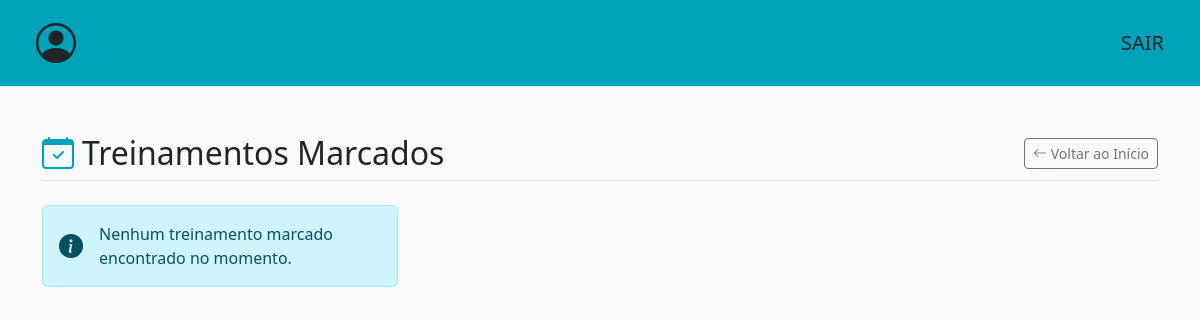
The app's page /listar-eventos-marcados/ (signed in), older data.
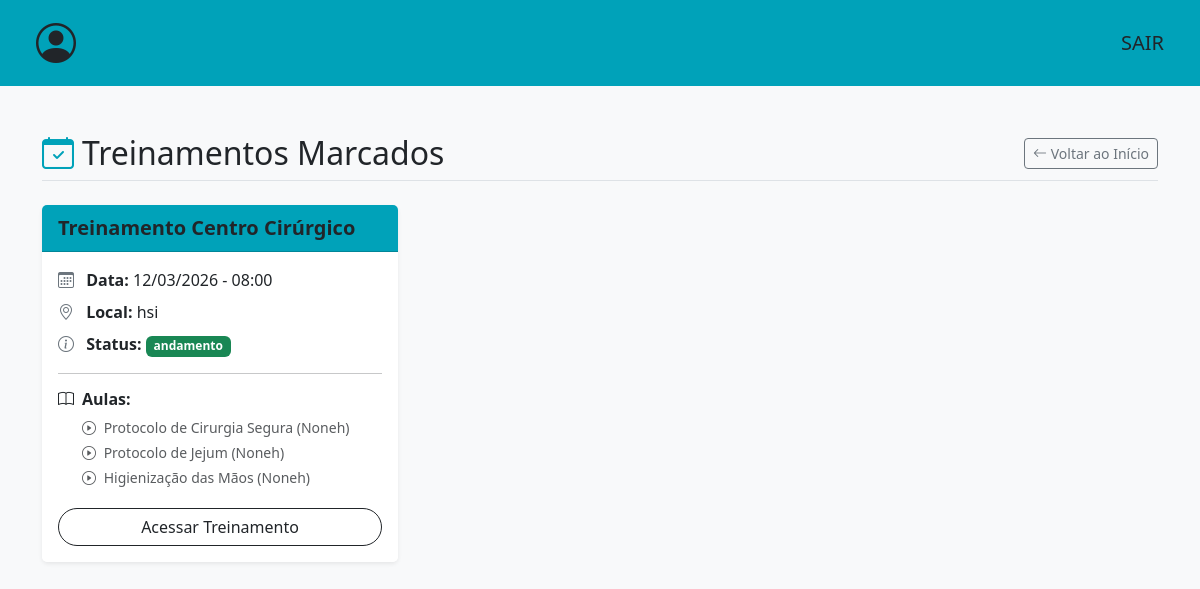
The same page, newer data.
### events/models.py (models this page shows, shortened)
class Treinamento(models.Model):
    opcoes_local = [
        ("AUDITORIO HSI","hsi"),
        ("AUDITORIO ADM CENTRAL","pupileira"),
    ]
    opcoes_status = [
        ("FINALIZADO","finalizado"),
        ("CANCELADO","cancelado"),
        ("MARCADO","marcado"),
        ("ANDAMENTO","andamento")
    ]
    nm_evento = models.CharField(max_length=100)
    data = models.DateTimeField()
    local = models.CharField(max_length=50,choices=opcoes_local)
    status = models.CharField(max_length=50,choices=opcoes_status)
    participantes = models.JSONField(default=list,blank=True)
    aulas = models.ManyToManyField(Aula, related_name='aulas')

class Aula(models.Model):
    nm_aula = models.CharField(max_length=150)
    descricao = models.CharField(max_length=200)
    palestrante = models.CharField(max_length=100)
    carga_horaria = models.TimeField(null=False)

### events/views.py (the view)
# urls.py: path('listar-eventos-marcados/',listar_treinamentos_marcados,name='listar-eventos-marcados'),
@login_required(login_url='/login')
def listar_treinamentos_marcados(request):
    lista_treinamentos = Treinamento.objects.filter(status__in=['MARCADO', 'ANDAMENTO'])
    return render(request,'events/listar-treinamento.html',{'treinamentos':lista_treinamentos})

### templates/events/listar-treinamento.html (shortened to what this page needs)
<!DOCTYPE html>
<html lang="pt-br">
<head>
    <link href="https://cdn.jsdelivr.net/npm/bootstrap@5.3.2/dist/css/bootstrap.min.css" rel="stylesheet">
    <link href="https://cdn.jsdelivr.net/npm/bootstrap-icons@1.11.1/font/bootstrap-icons.css" rel="stylesheet">
</head>
<body class="bg-light">
    {% include 'partials/navbar.html' %}
    <div class="container mt-5">
        <div class="d-flex justify-content-between align-items-center mb-4 border-bottom pb-2">
            <h2 class="m-0"><i class="bi bi-calendar-check text-custom-teal me-2"></i>Treinamentos Marcados</h2>
            <a href="{% url 'index' %}" class="btn btn-outline-secondary btn-sm">
                <i class="bi bi-arrow-left"></i> Voltar ao Início
            </a>
        </div>
        <div class="row row-cols-1 row-cols-md-2 row-cols-lg-3 g-4">
            {% for treinamento in treinamentos %}
                <div class="col">
                    <div class="card h-100 shadow-sm border-0">
                        <div class="card-header bg-custom-teal text-dark fw-bold fs-5">
                            {{ treinamento.nm_evento }}
                        </div>
                        <div class="card-body">
                            <p class="card-text mb-2">
                                <i class="bi bi-calendar3 text-secondary me-2"></i> <strong>Data:</strong> {{ treinamento.data|date:"d/m/Y - H:i" }}
                            </p>
                            <p class="card-text mb-2">
                                <i class="bi bi-geo-alt text-secondary me-2"></i> <strong>Local:</strong> {{ treinamento.get_local_display }}
                            </p>
                            <p class="card-text mb-3">
                                <i class="bi bi-info-circle text-secondary me-2"></i> <strong>Status:</strong>
                                <span class="badge bg-success">{{ treinamento.get_status_display }}</span>
                            </p>
                            <hr>
                            <h6 class="fw-bold mb-2"><i class="bi bi-book me-2"></i>Aulas:</h6>
                            <ul class="list-unstyled mb-0 ms-4 small">
                                {% for aula in treinamento.aulas.all %}
                                    <li class="mb-1 text-muted">
                                        <i class="bi bi-play-circle me-1"></i> {{ aula.nm_aula }} ({{ aula.carga_horaria }}h)
                                    </li>
                                {% empty %}
                                    <li class="text-danger fst-italic">Nenhuma aula vinculada.</li>
                                {% endfor %}
                            </ul>
                        </div>
                        <div class="card-footer bg-white border-0 text-center pb-3 pt-0">
                            <a href="{% url 'conferir-treinamento' treinamento.id %}" class="btn btn-outline-dark w-100 rounded-pill">
                                Acessar Treinamento
                            </a>
                        </div>
                        </div>
                </div>
            {% empty %}
                <div class="col-12">
                    <div class="alert alert-info d-flex align-items-center" role="alert">
                        <i class="bi bi-info-circle-fill fs-4 me-3"></i>
                        <div>
                            Nenhum treinamento marcado encontrado no momento.
                        </div>
                    </div>
                </div>
            {% endfor %}
        </div>
    </div>
</body>
</html>

### templates/partials/navbar.html
<nav class="navbar bg-custom-teal px-4 py-2">
    <div class="container-fluid d-flex justify-content-between align-items-center">
        <a class="navbar-brand text-dark m-0" href="#">
            <i class="bi bi-person-circle" style="font-size: 2.5rem;"></i>
        </a>
        <a href="{% url 'logout' %}" class="nav-link text-dark fs-5 fw-medium">
            SAIR
        </a>
    </div>
</nav>

### templates/events/listar-treinamento.html (style rules this page uses)
.bg-custom-teal { background-color: #00a2b9; }
.text-custom-teal { color: #00a2b9; }

Row changes from the older to the newer data that the page shows:
added Treinamento: nm_evento "Treinamento Centro Cirúrgico", data "12/03/2026 - 08:00", local "hsi", status "andamento"
added Aula: nm_aula "Protocolo de Cirurgia Segura", carga_horaria "None"
added Aula: nm_aula "Protocolo de Jejum", carga_horaria "None"
added Aula: nm_aula "Higienização das Mãos", carga_horaria "None"
Text that changed along with them:
text no longer shown: "Nenhum treinamento marcado encontrado no momento."
